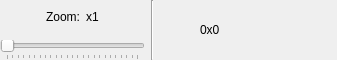
<?xml version="1.0" encoding="UTF-8"?>
<ui version="4.0">
 <class>SymbolWidget</class>
 <widget class="QWidget" name="SymbolWidget">
  <property name="geometry">
   <rect>
    <x>0</x>
    <y>0</y>
    <width>337</width>
    <height>60</height>
   </rect>
  </property>
  <property name="windowTitle">
   <string>Form</string>
  </property>
  <layout class="QHBoxLayout" name="horizontalLayout">
   <property name="leftMargin">
    <number>0</number>
   </property>
   <property name="topMargin">
    <number>0</number>
   </property>
   <property name="rightMargin">
    <number>0</number>
   </property>
   <property name="bottomMargin">
    <number>0</number>
   </property>
   <item>
    <layout class="QGridLayout" name="gridLayout">
     <item row="0" column="0">
      <spacer name="horizontalSpacer">
       <property name="orientation">
        <enum>Qt::Horizontal</enum>
       </property>
       <property name="sizeHint" stdset="0">
        <size>
         <width>40</width>
         <height>20</height>
        </size>
       </property>
      </spacer>
     </item>
     <item row="0" column="1">
      <widget class="QLabel" name="_lbZoom">
       <property name="text">
        <string>Zoom:</string>
       </property>
      </widget>
     </item>
     <item row="0" column="2">
      <widget class="QLabel" name="lbZoom">
       <property name="text">
        <string>x1</string>
       </property>
      </widget>
     </item>
     <item row="0" column="3">
      <spacer name="horizontalSpacer_2">
       <property name="orientation">
        <enum>Qt::Horizontal</enum>
       </property>
       <property name="sizeHint" stdset="0">
        <size>
         <width>40</width>
         <height>20</height>
        </size>
       </property>
      </spacer>
     </item>
     <item row="1" column="0" colspan="4">
      <widget class="QSlider" name="sliderZoom">
       <property name="minimum">
        <number>1</number>
       </property>
       <property name="maximum">
        <number>25</number>
       </property>
       <property name="pageStep">
        <number>1</number>
       </property>
       <property name="tracking">
        <bool>true</bool>
       </property>
       <property name="orientation">
        <enum>Qt::Horizontal</enum>
       </property>
       <property name="tickPosition">
        <enum>QSlider::TicksBelow</enum>
       </property>
       <property name="tickInterval">
        <number>1</number>
       </property>
      </widget>
     </item>
    </layout>
   </item>
   <item>
    <widget class="Line" name="line">
     <property name="orientation">
      <enum>Qt::Vertical</enum>
     </property>
    </widget>
   </item>
   <item>
    <spacer name="horizontalSpacer_4">
     <property name="orientation">
      <enum>Qt::Horizontal</enum>
     </property>
     <property name="sizeType">
      <enum>QSizePolicy::Fixed</enum>
     </property>
     <property name="sizeHint" stdset="0">
      <size>
       <width>40</width>
       <height>20</height>
      </size>
     </property>
    </spacer>
   </item>
   <item>
    <widget class="QLabel" name="lbSize">
     <property name="text">
      <string>0x0</string>
     </property>
    </widget>
   </item>
   <item>
    <spacer name="horizontalSpacer_3">
     <property name="orientation">
      <enum>Qt::Horizontal</enum>
     </property>
     <property name="sizeHint" stdset="0">
      <size>
       <width>84</width>
       <height>20</height>
      </size>
     </property>
    </spacer>
   </item>
  </layout>
 </widget>
 <resources/>
 <connections/>
</ui>
